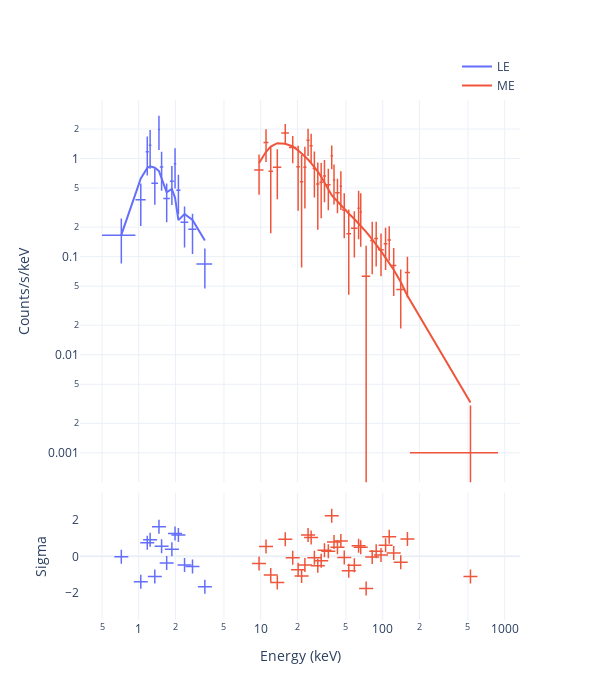

The notebook cell this image was saved under:
### Code cell
fig = Plot.infer(post, style='CE', show=True)
fig.write_html('intermediate/ctsspec.html')
